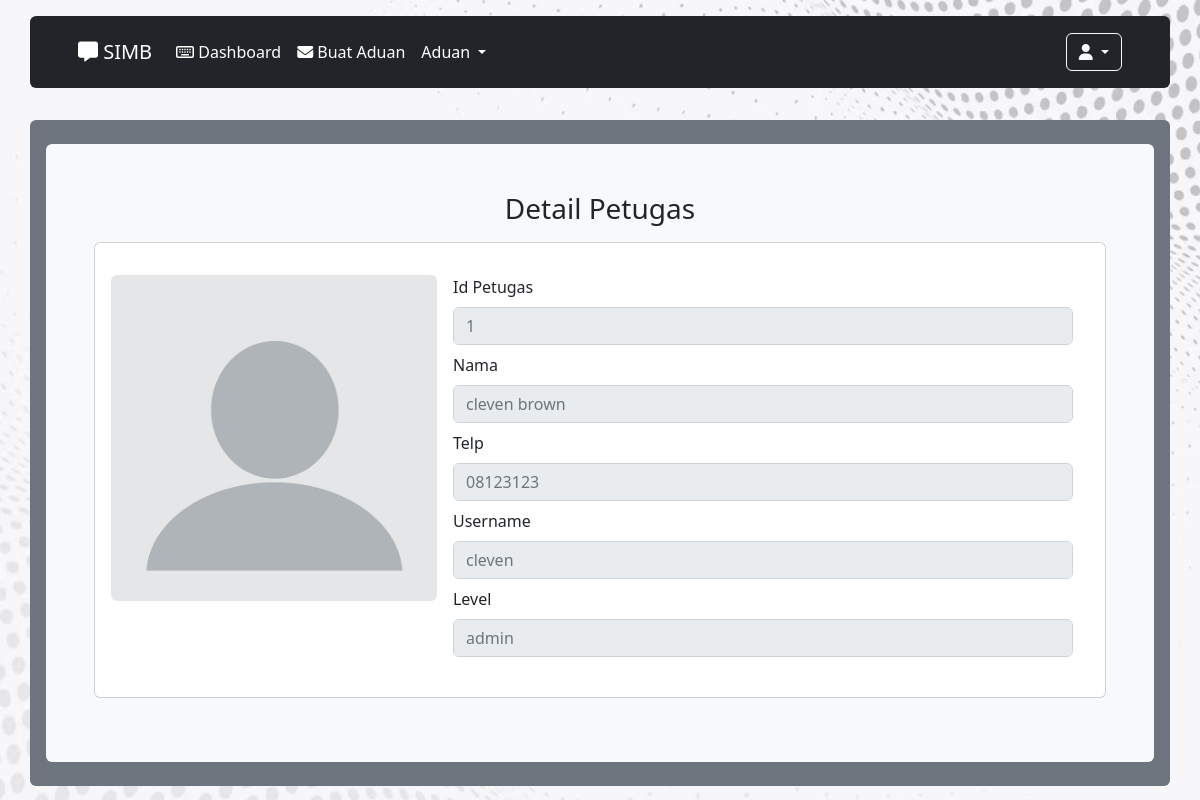
The page /detail_petugas.php?id_petugas=1 (signed in) on the database its author committed.
### tables this page shows
CREATE TABLE `petugas` (
  `id_petugas` int(11) NOT NULL,
  `nama_petugas` varchar(35) NOT NULL,
  `username` varchar(25) NOT NULL,
  `password` varchar(35) NOT NULL,
  `telp` varchar(13) NOT NULL,
  `level` enum('admin','petugas') NOT NULL
);

### detail_petugas.php (the view, shortened to what this page needs)
<?php
        if(!empty($_SESSION['nik_login']))
        {
        include "header2.php";
        include "koneksi.php";
            $id_petugas   = $_GET['id_petugas'];
            $sql_petugas  = "SELECT * FROM petugas WHERE id_petugas = '$id_petugas'";
            $eks_petugas  = mysqli_query($koneksi, $sql_petugas);
            $data_petugas = mysqli_fetch_array($eks_petugas);
?>
<div class="container-fluid">
    <?php
            include "navbar2.php";
        ?>
    <div class="container bg-secondary rounded px-3 py-4 my-3">
        <div class="rounded bg-light">
            <div class="py-5 px-5">
            <divc class="card-header text-center ">
                    <h3>Detail Petugas</h3>
                </divc>
                <div class="card my-3" style="max-width: 1240px;">
                    <div class="row g-0 px-3 py-3">
                        <div class="col-md-4">
                            <img src="img_properti//pfp.jpg" class="img-fluid rounded mt-3"
                                alt="...">
                        </div>
                        <div class="col-md-8">
                            <div class="card-body">
                                <form>
                                    <div class="">
                                        <label for="exampleInputEmail1" class="form-label">Id Petugas</label>
                                        <input type="text" class="form-control" id="exampleInputEmail1"
                                            aria-describedby="emailHelp" disabled placeholder="<?php echo $data_petugas['id_petugas']; ?>">
                                    </div>
                                    <div class="my-2">
                                        <label for="exampleInputPassword1" class="form-label">Nama</label>
                                        <input type="text" class="form-control" id="exampleInputPassword1" disabled
                                        placeholder="<?php echo $data_petugas['nama_petugas']; ?>" >
                                    </div>
                                    <div class="my-2">
                                        <label for="exampleInputPassword1" class="form-label">Telp</label>
                                        <input type="text" class="form-control" id="exampleInputPassword1" disabled
                                        placeholder="<?php echo $data_petugas['telp']; ?>" >
                                    </div>
                                    <div class="my-2">
                                        <label for="exampleInputPassword1" class="form-label">Username</label>
                                        <input type="text" class="form-control" id="exampleInputPassword1" disabled
                                        placeholder="<?php echo $data_petugas['username']; ?>" >
                                    </div>
                                    <div class="my-2">
                                        <label for="exampleInputPassword1" class="form-label">Level</label>
                                        <input type="text" class="form-control" id="exampleInputPassword1" disabled
                                        placeholder="<?php echo $data_petugas['level']; ?>" >
                                    </div>
                                </form>
                            </div>
                        </div>
                    </div>
                </div>
            </div>
        </div>
    </div>
</div>
<?php
    include "footer2.php";
    }
    else
    {
        header("location:form_login.php");
    }
?>

### rows shown on the page
petugas: id_petugas "1", nama_petugas "cleven brown", telp "08123123", username "cleven", level "admin"
